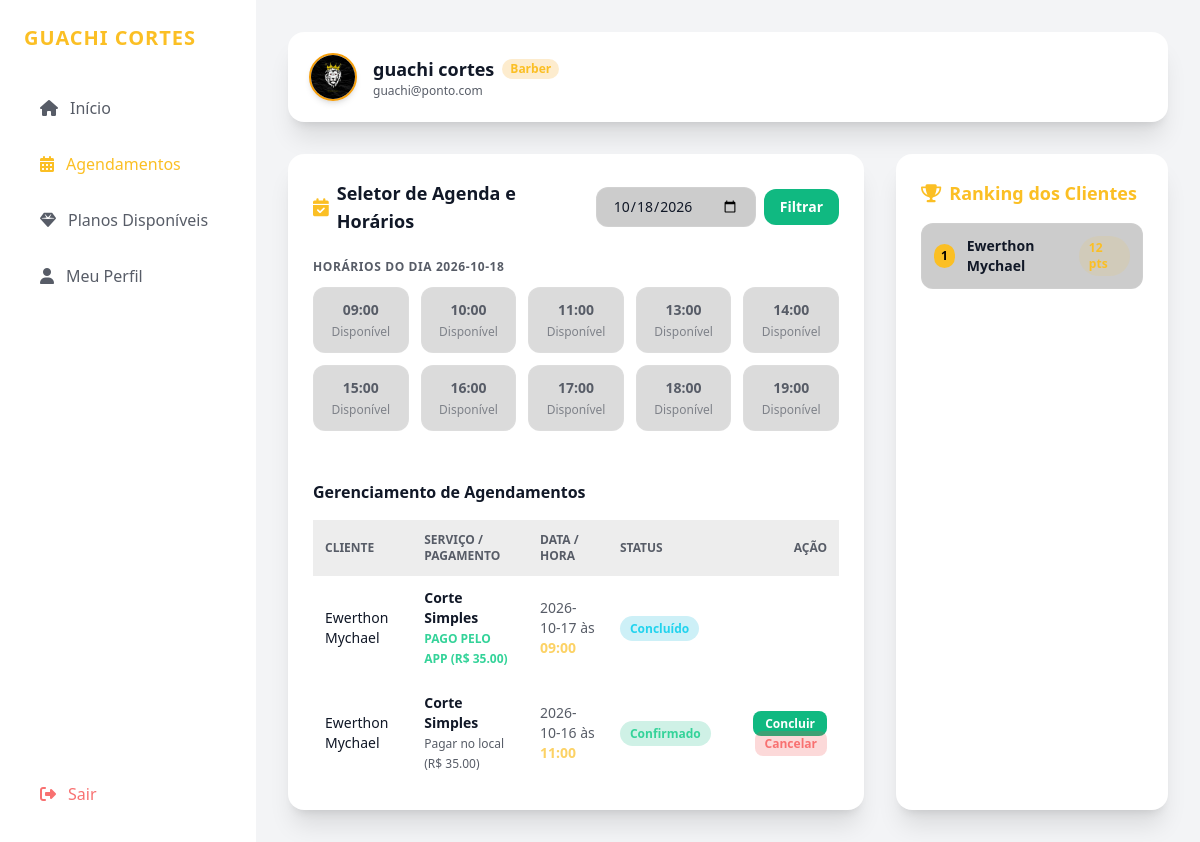
Screenshot of /barber/agendamentos (signed in) with the database file from the repository.
### app.py (models this page shows)
class Barbershop(db.Model):
  id = db.Column(db.Integer, primary_key=True)
  name = db.Column(db.String(100), nullable=False)
  image_url = db.Column(
      db.String(300),
      default='https://images.unsplash.com/photo-1503951914875-452162b0f3f1?auto=format&fit=crop&q=80&w=400',
  )
  theme_id = db.Column(db.String(30), default='emerald')
  bg_id = db.Column(db.String(30), default='preto')
  barber_id = db.Column(db.Integer, db.ForeignKey('user.id'), nullable=False)

class User(UserMixin, db.Model):
  id = db.Column(db.Integer, primary_key=True)
  name = db.Column(db.String(100), nullable=False)
  email = db.Column(db.String(100), unique=True, nullable=False)
  password = db.Column(db.String(200), nullable=False)
  role = db.Column(db.String(20), nullable=False)
  balance = db.Column(db.Float, default=0.0)
  points = db.Column(db.Integer, default=0)
  bio = db.Column(
      db.Text, default='Profissional focado em proporcionar a melhor experiência.'
  )
  theme_id = db.Column(db.String(30), default='emerald')
  bg_id = db.Column(db.String(30), default='preto')
  avatar_url = db.Column(
      db.String(300),
      default='https://images.unsplash.com/photo-1535713875002-d1d0cf377fde?auto=format&fit=crop&q=80&w=200',
  )
  barbershop = db.relationship(
      'Barbershop', backref='owner', uselist=False, cascade='all, delete'
  )
  appointments_as_client = db.relationship(
      'Appointment', foreign_keys='Appointment.client_id', backref='client'
  )
  appointments_as_barber = db.relationship(
      'Appointment', foreign_keys='Appointment.barber_id', backref='barber'
  )
  deposits = db.relationship(
      'DepositRequest', backref='client', cascade='all, delete'
  )

class Appointment(db.Model):
  id = db.Column(db.Integer, primary_key=True)
  barber_id = db.Column(db.Integer, db.ForeignKey('user.id'), nullable=False)
  client_id = db.Column(db.Integer, db.ForeignKey('user.id'), nullable=False)
  service_name = db.Column(db.String(100), default='Corte Simples')
  date = db.Column(db.String(20), nullable=False)
  time = db.Column(db.String(10), nullable=False)
  price = db.Column(db.Float, default=35.00)
  points_earned = db.Column(db.Integer, default=6)
  status = db.Column(db.String(20), default='Confirmado')
  payment_method = db.Column(db.String(30), default='Na Barbearia')
  is_paid = db.Column(db.Boolean, default=False)

### app.py (the view)
@app.route('/barber/agendamentos')
@login_required
def barber_agendamentos():
  if current_user.role != 'barber':
    return redirect(url_for('index'))
  selected_date = request.args.get('date', datetime.now().strftime('%Y-%m-%d'))
  all_times = [
      '09:00',
      '10:00',
      '11:00',
      '13:00',
      '14:00',
      '15:00',
      '16:00',
      '17:00',
      '18:00',
      '19:00',
  ]
  booked = (
      Appointment.query.filter_by(barber_id=current_user.id, date=selected_date)
      .filter(Appointment.status.in_(['Confirmado', 'Concluído']))
      .all()
  )
  booked_times = [b.time for b in booked]
  appointments = (
      Appointment.query.filter_by(barber_id=current_user.id)
      .order_by(Appointment.date.desc())
      .all()
  )
  clients_ranking = (
      User.query.filter_by(role='client')
      .order_by(User.points.desc())
      .limit(10)
      .all()
  )
  return render_template(
      'barber_agendamentos.html',
      selected_date=selected_date,
      all_times=all_times,
      booked_times=booked_times,
      appointments=appointments,
      clients_ranking=clients_ranking,
  )

### app.py (called while the page is built)
@login_manager.user_loader
def load_user(user_id):
  return db.session.get(User, int(user_id))

### templates/barber_agendamentos.html (shortened to what this page needs)
{% extends "base_app.html" %}
{% set active_tab = 'agendamentos' %}
{% block main_content %}
<div class="space-y-6">
    <div class="grid grid-cols-1 lg:grid-cols-3 gap-8">
        <div class="lg:col-span-2 {{ bg_style.card_bg }} p-6 rounded-2xl border border-white/5 shadow-xl space-y-6">
            <div class="flex flex-col sm:flex-row justify-between items-start sm:items-center gap-4">
                <h3 class="text-lg font-bold flex items-center gap-2">
                    <i class="fa-solid fa-calendar-check {{ theme.text }}"></i> Seletor de Agenda e Horários
                </h3>
                <form method="GET" class="flex items-center gap-2">
                    <input type="date" name="date" value="{{ selected_date }}" class="px-4 py-2 bg-black/20 border border-white/10 rounded-xl text-sm">
                    <button type="submit" class="px-4 py-2 bg-emerald-500 hover:bg-emerald-600 text-white rounded-xl text-sm font-bold transition-all">Filtrar</button>
                </form>
            </div>
            <div>
                <h4 class="text-xs uppercase opacity-70 tracking-wider font-semibold mb-3">Horários do dia {{ selected_date }}</h4>
                <div class="grid grid-cols-2 sm:grid-cols-5 gap-3">
                    {% for time in all_times %}
                        {% set is_booked = time in booked_times %}
                        <div class="p-3 rounded-xl border text-center text-sm font-bold flex flex-col justify-between items-center transition-all {{ 'bg-red-500/20 border-red-500/50 text-red-400 shadow-lg animate-pulse' if is_booked else 'bg-black/20 opacity-70 border-white/5' }}">
                            <span>{{ time }}</span>
                            <span class="text-xs font-normal mt-1 {{ 'text-red-300 font-bold' if is_booked else 'opacity-70' }}">
                                {{ 'OCUPADO' if is_booked else 'Disponível' }}
                            </span>
                        </div>
                    {% endfor %}
                </div>
            </div>
            <div class="pt-6 border-t border-white/5">
                <h4 class="text-md font-bold mb-4">Gerenciamento de Agendamentos</h4>
                <div class="overflow-x-auto">
                    <table class="w-full text-left text-sm">
                        <thead class="bg-black/10 opacity-70 uppercase text-xs">
                            <tr>
                                <th class="p-3">Cliente</th>
                                <th class="p-3">Serviço / Pagamento</th>
                                <th class="p-3">Data / Hora</th>
                                <th class="p-3">Status</th>
                                <th class="p-3 text-right">Ação</th>
                            </tr>
                        </thead>
                        <tbody class="divide-y divide-white/5">
                            {% for app in appointments %}
                            <tr>
                                <td class="p-3 font-medium">{{ app.client.name }}</td>
                                <td class="p-3">
                                    <span class="block font-semibold">{{ app.service_name }}</span>
                                    <span class="text-xs {{ 'text-emerald-400 font-bold' if app.is_paid else 'opacity-70' }}">
                                        {{ 'PAGO PELO APP' if app.is_paid else 'Pagar no local' }} (R$ {{ "%.2f"|format(app.price) }})
                                    </span>
                                </td>
                                <td class="p-3 opacity-70">{{ app.date }} às <span class="{{ theme.text }} font-bold">{{ app.time }}</span></td>
                                <td class="p-3">
                                    <span class="px-2.5 py-1 rounded-full text-xs font-semibold {{ 'bg-emerald-500/20 text-emerald-400' if app.status == 'Confirmado' else ('bg-cyan-500/20 text-cyan-400' if app.status == 'Concluído' else 'bg-red-500/20 text-red-400') }}">
                                        {{ app.status }}
                                    </span>
                                </td>
                                <td class="p-3 text-right space-x-1">
                                    {% if app.status == 'Confirmado' %}
                                    <a href="{{ url_for('complete_appointment', id=app.id) }}" class="px-3 py-1 bg-emerald-500 hover:bg-emerald-600 text-white rounded-lg text-xs font-bold transition-all">Concluir</a>
                                    <a href="{{ url_for('cancel_appointment', id=app.id) }}" class="px-2.5 py-1 bg-red-500/20 text-red-400 hover:bg-red-500 hover:text-white rounded-lg text-xs font-bold transition-all">Cancelar</a>
                                    {% endif %}
                                </td>
                            </tr>
                            {% else %}
                            <tr><td colspan="5" class="p-4 text-center opacity-50">Nenhum agendamento registrado.</td></tr>
                            {% endfor %}
                        </tbody>
                    </table>
                </div>
            </div>
        </div>
        <div class="{{ bg_style.card_bg }} p-6 rounded-2xl border border-white/5 shadow-xl space-y-4">
            <h3 class="text-lg font-bold text-amber-400 flex items-center gap-2">
                <i class="fa-solid fa-trophy"></i> Ranking dos Clientes
            </h3>
            <div class="space-y-3">
                {% for c in clients_ranking %}
                <div class="p-3 bg-black/20 border border-white/5 rounded-xl flex justify-between items-center">
                    <div class="flex items-center space-x-3">
                        <span class="w-6 h-6 flex items-center justify-center rounded-full font-black text-xs {{ 'bg-amber-400 text-black' if loop.index == 1 else ('bg-gray-300 text-black' if loop.index == 2 else ('bg-amber-700 text-white' if loop.index == 3 else 'bg-white/10 opacity-70')) }}">
                            {{ loop.index }}
                        </span>
                        <span class="text-sm font-bold">{{ c.name }}</span>
                    </div>
                    <span class="text-xs font-bold text-amber-400 bg-amber-400/10 px-2.5 py-1 rounded-full">{{ c.points }} pts</span>
                </div>
                {% else %}
                <p class="text-xs opacity-50 text-center py-4">Sem pontuações ainda.</p>
                {% endfor %}
            </div>
        </div>
    </div>
</div>
{% endblock %}

### templates/base_app.html (shortened to what this page needs)
<!DOCTYPE html>
<html lang="pt-BR" class="dark">
<head>
    <script src="https://cdn.tailwindcss.com"></script>
    <link rel="stylesheet" href="https://cdnjs.cloudflare.com/ajax/libs/font-awesome/6.4.0/css/all.min.css">
</head>
<body class="{{ bg_style.bg_class }} {{ bg_style.text_color }} font-sans antialiased min-h-screen flex flex-col">
    <div class="flex flex-col md:flex-row min-h-screen">
        <aside class="w-full md:w-64 {{ bg_style.sidebar_bg }} border-r border-white/5 p-6 flex flex-col justify-between shrink-0">
            <div>
                <div class="text-xl font-black {{ theme.text }} tracking-wider mb-8 uppercase truncate" title="{{ custom_shop_name }}">
                    {{ custom_shop_name }}
                </div>
                <nav class="space-y-2">
                    {% if current_user.role == 'barber' %}
                        <a href="{{ url_for('barber_inicio') }}" class="w-full flex items-center space-x-3 px-4 py-3 rounded-xl font-medium transition-all {% if active_tab == 'inicio' %} bg-white/10 {{ theme.text }} {% else %} opacity-70 hover:opacity-100 hover:bg-white/5 {% endif %}">
                            <i class="fa-solid fa-house"></i> <span>Início</span>
                        </a>
                        <a href="{{ url_for('barber_agendamentos') }}" class="w-full flex items-center space-x-3 px-4 py-3 rounded-xl font-medium transition-all {% if active_tab == 'agendamentos' %} bg-white/10 {{ theme.text }} {% else %} opacity-70 hover:opacity-100 hover:bg-white/5 {% endif %}">
                            <i class="fa-solid fa-calendar-days"></i> <span>Agendamentos</span>
                        </a>
                        <a href="{{ url_for('shared_planos') }}" class="w-full flex items-center space-x-3 px-4 py-3 rounded-xl font-medium transition-all {% if active_tab == 'planos' %} bg-white/10 {{ theme.text }} {% else %} opacity-70 hover:opacity-100 hover:bg-white/5 {% endif %}">
                            <i class="fa-solid fa-gem"></i> <span>Planos Disponíveis</span>
                        </a>
                        <a href="{{ url_for('barber_perfil') }}" class="w-full flex items-center space-x-3 px-4 py-3 rounded-xl font-medium transition-all {% if active_tab == 'perfil' %} bg-white/10 {{ theme.text }} {% else %} opacity-70 hover:opacity-100 hover:bg-white/5 {% endif %}">
                            <i class="fa-solid fa-user"></i> <span>Meu Perfil</span>
                        </a>
                    {% elif current_user.role == 'admin' %}
                        <a href="{{ url_for('admin_dashboard') }}" class="w-full flex items-center space-x-3 px-4 py-3 rounded-xl font-medium transition-all bg-white/10 {{ theme.text }}">
                            <i class="fa-solid fa-chart-pie"></i> <span>Painel Admin</span>
                        </a>
                    {% endif %}
                </nav>
            </div>
            <div class="pt-4 border-t border-white/5">
                <a href="{{ url_for('logout') }}" class="flex items-center space-x-3 px-4 py-3 rounded-xl text-red-400 hover:bg-red-500/10 transition-colors font-medium">
                    <i class="fa-solid fa-right-from-bracket"></i> <span>Sair</span>
                </a>
            </div>
        </aside>
        <div class="flex-1 p-4 md:p-8 space-y-8 overflow-y-auto">
            <header class="flex flex-col sm:flex-row justify-between items-start sm:items-center {{ bg_style.card_bg }} p-5 rounded-2xl border border-white/5 shadow-xl gap-4">
                <div class="flex items-center space-x-4">
                    <img src="{{ current_user.avatar_url if current_user.avatar_url else (current_user.barbershop.image_url if current_user.barbershop else 'https://images.unsplash.com/photo-1503951914875-452162b0f3f1?auto=format&fit=crop&q=80&w=400') }}" class="w-12 h-12 rounded-full object-cover border-2 {{ theme.border }} shadow-md">
                    <div>
                        <h2 class="text-lg font-bold flex items-center gap-2">
                            {{ current_user.name }}
                            <span class="text-xs px-2 py-0.5 {{ theme.badge }} rounded-full font-semibold capitalize">{{ current_user.role }}</span>
                        </h2>
                        <p class="text-xs opacity-70">{{ current_user.email }}</p>
                    </div>
                </div>
            </header>
            {% block main_content %}{% endblock %}
        </div>
    </div>
</body>
</html>

### rows the page displays
Barbershop: name "GUACHI CORTES"
User: avatar_url (picture), name "guachi cortes", role "Barber", email "guachi@ponto.com"
Appointment: client.name "Ewerthon Mychael", service_name "Corte Simples", is_paid "PAGO PELO APP", price "35.00", date "2026-10-17", time "09:00", status "Concluído"
Appointment: client.name "Ewerthon Mychael", service_name "Corte Simples", is_paid "Pagar no local", price "35.00", date "2026-10-16", time "11:00", status "Confirmado"
User: name "Ewerthon Mychael"

### other values shown
{{ selected_date }} "2026-10-18"
{{ time }} "09:00" "10:00" "11:00" "13:00" "14:00" "15:00" "16:00" "17:00" "18:00" "19:00"
{{ 'OCUPADO' if is_booked else 'Disponível' }} "Disponível" "Disponível" "Disponível" "Disponível" "Disponível" "Disponível" "Disponível" "Disponível" "Disponível" "Disponível"
